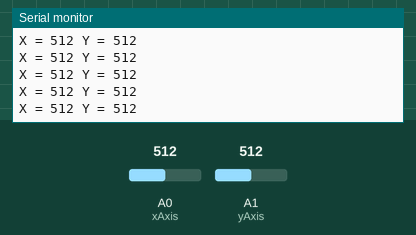
This sketch was run on a simulated Arduino Uno, built with avr-gcc and run on an emulated ATmega328P. On the bench: the last lines printed to the serial monitor. Inputs (shaded band) come from the test bench; at power-on: A0 (xAxis) = 512, A1 (yAxis) = 512. No radio packets arrive unless stated.

Above: at 1.7 s.
1.8 s: A0 (xAxis) set to 985
At 2.5 s:
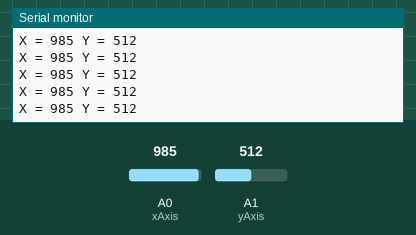
4.8 s: A0 (xAxis) set to 1011
At 5.6 s:
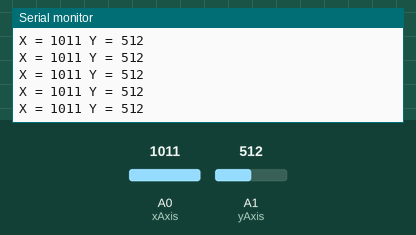
7.8 s: A1 (yAxis) set to 987
At 8.9 s:
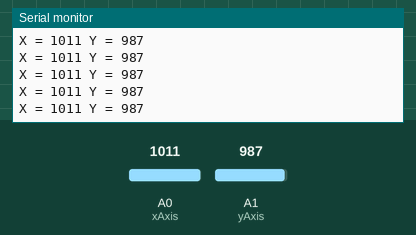
10.8 s: A1 (yAxis) set to 1011
At 11.7 s:
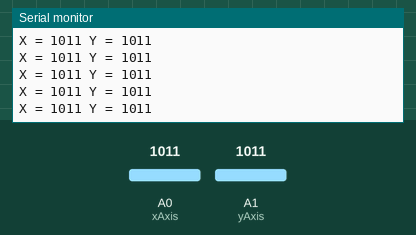
Timing chart, 0 to 13.8 s (numbered marks = the images above; inputs shaded):
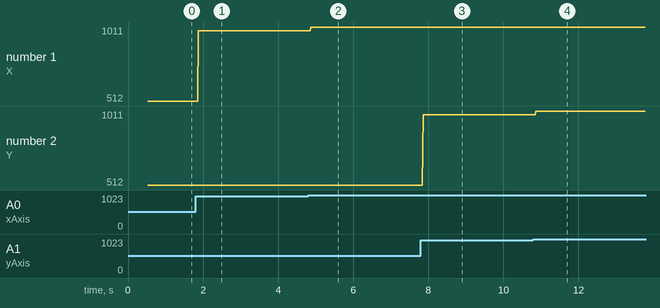

The sketch:

car_joystick.ino
```cpp
/* JoyStick module transceiver code
 - CONNECTIONS: nRF24L01 Modules See:
   1 - GND
   2 - VCC 3.3V !!! NOT 5V
   3 - CE to Arduino pin 9
   4 - CSN to Arduino pin 10
   5 - SCK to Arduino pin 13
   6 - MOSI to Arduino pin 11
   7 - MISO to Arduino pin 12
   8 - UNUSED

   Analog Joystick module
   GND    to Arduino GND
   VCC    to Arduino +5V
   X Pot  to Arduino A0
   Y Pot  to Arduino A1
/*-----( Import needed libraries )-----*/

#include <SPI.h>
#include "nRF24L01.h"
#include "RF24.h"

#define CE_PIN   9
#define CSN_PIN 10
#define xAxis A0     // A0 for Arduino UNO
#define yAxis A1     // A1 for Arduino UNO

// NOTE: the "LL" at the end of the constant is "LongLong" type
const uint64_t pipe = 0xE8E8F0F0E1LL; // Define the transmit pipe

/*-----( Declare objects )-----*/
RF24 radio(CE_PIN, CSN_PIN); // Create a Radio

/*-----( Declare Variables )-----*/
int joystick[2];  // 2 element array holding Joystick reading


void setup() {
  pinMode(xAxis, INPUT);
  pinMode(yAxis, INPUT);

  delay(500);
  Serial.begin(9600);
  radio.begin();
  radio.setPALevel(RF24_PA_MIN);
  radio.setChannel(110);
  radio.openWritingPipe(pipe);
  Serial.print("starting writing pipe \n");
}

void loop() {

  joystick[0] = analogRead(xAxis);
  joystick[1] = analogRead(yAxis);

  radio.write(&joystick, sizeof(joystick));
  Serial.print("X = ");
  Serial.print(analogRead(xAxis));
  Serial.print(" Y = ");
  Serial.print(analogRead(yAxis));
  Serial.print("\n");
}
```

Measured:
- after the input at 1.8 s, the serial monitor: prints a new line after 0.08 s (image 1)
- after the input at 4.8 s, the serial monitor: prints a new line after 0.07 s (image 2)
- after the input at 7.8 s, the serial monitor: prints a new line after 0.06 s (image 3)
- after the input at 10.8 s, the serial monitor: prints a new line after 0.07 s (image 4)
- plotted number 1: 512 → 985 after the input at 1.8 s, 985 → 1011 after the input at 4.8 s
- plotted number 2: 512 → 987 after the input at 7.8 s
